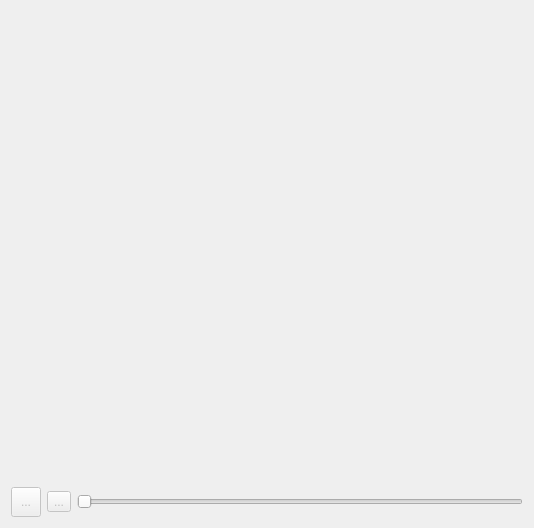
<?xml version="1.0" encoding="UTF-8"?>
<ui version="4.0">
 <class>CloudPlayer</class>
 <widget class="QWidget" name="CloudPlayer">
  <property name="geometry">
   <rect>
    <x>0</x>
    <y>0</y>
    <width>534</width>
    <height>528</height>
   </rect>
  </property>
  <property name="windowTitle">
   <string>Form</string>
  </property>
  <layout class="QVBoxLayout" name="verticalLayout_2">
   <item>
    <widget class="QVTKWidget" name="qvtkwidget">
     <property name="sizePolicy">
      <sizepolicy hsizetype="Preferred" vsizetype="MinimumExpanding">
       <horstretch>0</horstretch>
       <verstretch>0</verstretch>
      </sizepolicy>
     </property>
    </widget>
   </item>
   <item>
    <layout class="QHBoxLayout" name="horizontalLayout">
     <property name="sizeConstraint">
      <enum>QLayout::SetNoConstraint</enum>
     </property>
     <item>
      <widget class="QToolButton" name="button_play_pause">
       <property name="enabled">
        <bool>false</bool>
       </property>
       <property name="minimumSize">
        <size>
         <width>30</width>
         <height>30</height>
        </size>
       </property>
       <property name="baseSize">
        <size>
         <width>30</width>
         <height>30</height>
        </size>
       </property>
       <property name="toolTip">
        <string>Play Button</string>
       </property>
       <property name="text">
        <string>...</string>
       </property>
       <property name="icon">
        <iconset resource="../resources/viewer.qrc">
         <normaloff>:/viewer/imgs/play.png</normaloff>:/viewer/imgs/play.png</iconset>
       </property>
       <property name="iconSize">
        <size>
         <width>32</width>
         <height>32</height>
        </size>
       </property>
      </widget>
     </item>
     <item>
      <widget class="QToolButton" name="button_record">
       <property name="enabled">
        <bool>false</bool>
       </property>
       <property name="text">
        <string>...</string>
       </property>
       <property name="icon">
        <iconset resource="../resources/viewer.qrc">
         <normaloff>:/viewer/imgs/recorddisabled.png</normaloff>:/viewer/imgs/recorddisabled.png</iconset>
       </property>
       <property name="iconSize">
        <size>
         <width>32</width>
         <height>32</height>
        </size>
       </property>
      </widget>
     </item>
     <item>
      <widget class="QSlider" name="progress_bar">
       <property name="enabled">
        <bool>false</bool>
       </property>
       <property name="orientation">
        <enum>Qt::Horizontal</enum>
       </property>
      </widget>
     </item>
    </layout>
   </item>
  </layout>
 </widget>
 <customwidgets>
  <customwidget>
   <class>QVTKWidget</class>
   <extends>QWidget</extends>
   <header>QVTKWidget.h</header>
  </customwidget>
 </customwidgets>
 <resources>
  <include location="../resources/viewer.qrc"/>
 </resources>
 <connections/>
</ui>
